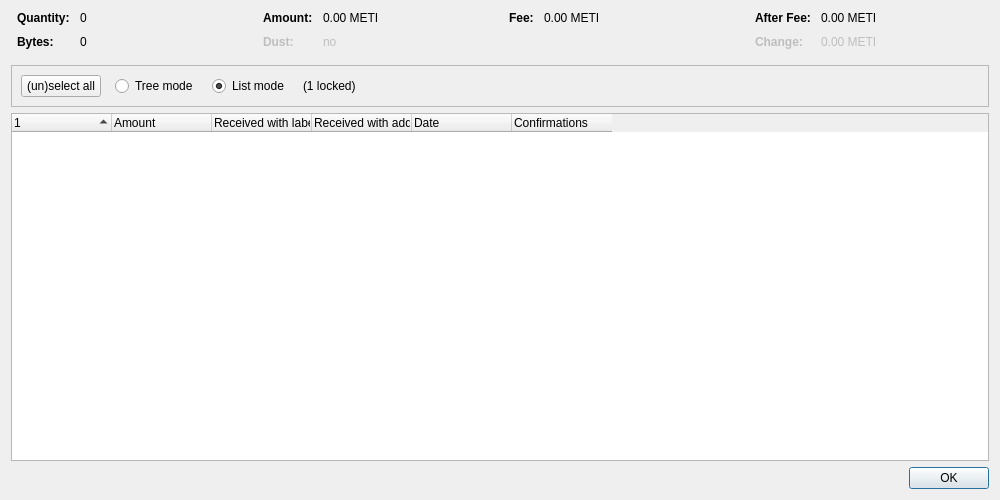
<?xml version="1.0" encoding="UTF-8"?>
<ui version="4.0">
 <class>CoinControlDialog</class>
 <widget class="QDialog" name="CoinControlDialog">
  <property name="geometry">
   <rect>
    <x>0</x>
    <y>0</y>
    <width>1000</width>
    <height>500</height>
   </rect>
  </property>
  <property name="windowTitle">
   <string>Coin Selection</string>
  </property>
  <layout class="QVBoxLayout" name="verticalLayout">
   <item>
    <layout class="QHBoxLayout" name="horizontalLayoutTop" stretch="0,0,0,0">
     <property name="topMargin">
      <number>0</number>
     </property>
     <property name="bottomMargin">
      <number>10</number>
     </property>
     <item>
      <layout class="QFormLayout" name="formLayoutCoinControl1">
       <property name="horizontalSpacing">
        <number>10</number>
       </property>
       <property name="verticalSpacing">
        <number>10</number>
       </property>
       <property name="leftMargin">
        <number>6</number>
       </property>
       <property name="rightMargin">
        <number>6</number>
       </property>
       <item row="0" column="0">
        <widget class="QLabel" name="labelCoinControlQuantityText">
         <property name="font">
          <font>
           <weight>75</weight>
           <bold>true</bold>
          </font>
         </property>
         <property name="text">
          <string>Quantity:</string>
         </property>
        </widget>
       </item>
       <item row="0" column="1">
        <widget class="QLabel" name="labelCoinControlQuantity">
         <property name="cursor">
          <cursorShape>IBeamCursor</cursorShape>
         </property>
         <property name="contextMenuPolicy">
          <enum>Qt::ActionsContextMenu</enum>
         </property>
         <property name="text">
          <string notr="true">0</string>
         </property>
         <property name="textInteractionFlags">
          <set>Qt::LinksAccessibleByMouse|Qt::TextSelectableByKeyboard|Qt::TextSelectableByMouse</set>
         </property>
        </widget>
       </item>
       <item row="1" column="0">
        <widget class="QLabel" name="labelCoinControlBytesText">
         <property name="font">
          <font>
           <weight>75</weight>
           <bold>true</bold>
          </font>
         </property>
         <property name="text">
          <string>Bytes:</string>
         </property>
        </widget>
       </item>
       <item row="1" column="1">
        <widget class="QLabel" name="labelCoinControlBytes">
         <property name="cursor">
          <cursorShape>IBeamCursor</cursorShape>
         </property>
         <property name="contextMenuPolicy">
          <enum>Qt::ActionsContextMenu</enum>
         </property>
         <property name="text">
          <string notr="true">0</string>
         </property>
         <property name="textInteractionFlags">
          <set>Qt::LinksAccessibleByMouse|Qt::TextSelectableByKeyboard|Qt::TextSelectableByMouse</set>
         </property>
        </widget>
       </item>
      </layout>
     </item>
     <item>
      <layout class="QFormLayout" name="formLayoutCoinControl2">
       <property name="horizontalSpacing">
        <number>10</number>
       </property>
       <property name="verticalSpacing">
        <number>10</number>
       </property>
       <property name="leftMargin">
        <number>6</number>
       </property>
       <property name="rightMargin">
        <number>6</number>
       </property>
       <item row="0" column="0">
        <widget class="QLabel" name="labelCoinControlAmountText">
         <property name="font">
          <font>
           <weight>75</weight>
           <bold>true</bold>
          </font>
         </property>
         <property name="text">
          <string>Amount:</string>
         </property>
        </widget>
       </item>
       <item row="0" column="1">
        <widget class="QLabel" name="labelCoinControlAmount">
         <property name="cursor">
          <cursorShape>IBeamCursor</cursorShape>
         </property>
         <property name="contextMenuPolicy">
          <enum>Qt::ActionsContextMenu</enum>
         </property>
         <property name="text">
          <string notr="true">0.00 METI</string>
         </property>
         <property name="textInteractionFlags">
          <set>Qt::LinksAccessibleByMouse|Qt::TextSelectableByKeyboard|Qt::TextSelectableByMouse</set>
         </property>
        </widget>
       </item>
       <item row="1" column="0">
        <widget class="QLabel" name="labelCoinControlLowOutputText">
         <property name="enabled">
          <bool>false</bool>
         </property>
         <property name="font">
          <font>
           <weight>75</weight>
           <bold>true</bold>
          </font>
         </property>
         <property name="text">
          <string>Dust:</string>
         </property>
        </widget>
       </item>
       <item row="1" column="1">
        <widget class="QLabel" name="labelCoinControlLowOutput">
         <property name="enabled">
          <bool>false</bool>
         </property>
         <property name="cursor">
          <cursorShape>IBeamCursor</cursorShape>
         </property>
         <property name="contextMenuPolicy">
          <enum>Qt::ActionsContextMenu</enum>
         </property>
         <property name="text">
          <string notr="true">no</string>
         </property>
         <property name="textInteractionFlags">
          <set>Qt::LinksAccessibleByMouse|Qt::TextSelectableByKeyboard|Qt::TextSelectableByMouse</set>
         </property>
        </widget>
       </item>
      </layout>
     </item>
     <item>
      <layout class="QFormLayout" name="formLayoutCoinControl3">
       <property name="horizontalSpacing">
        <number>10</number>
       </property>
       <property name="verticalSpacing">
        <number>10</number>
       </property>
       <property name="leftMargin">
        <number>6</number>
       </property>
       <property name="rightMargin">
        <number>6</number>
       </property>
       <item row="0" column="0">
        <widget class="QLabel" name="labelCoinControlFeeText">
         <property name="font">
          <font>
           <weight>75</weight>
           <bold>true</bold>
          </font>
         </property>
         <property name="text">
          <string>Fee:</string>
         </property>
        </widget>
       </item>
       <item row="0" column="1">
        <widget class="QLabel" name="labelCoinControlFee">
         <property name="cursor">
          <cursorShape>IBeamCursor</cursorShape>
         </property>
         <property name="contextMenuPolicy">
          <enum>Qt::ActionsContextMenu</enum>
         </property>
         <property name="text">
          <string notr="true">0.00 METI</string>
         </property>
         <property name="textInteractionFlags">
          <set>Qt::LinksAccessibleByMouse|Qt::TextSelectableByKeyboard|Qt::TextSelectableByMouse</set>
         </property>
        </widget>
       </item>
      </layout>
     </item>
     <item>
      <layout class="QFormLayout" name="formLayoutCoinControl4">
       <property name="horizontalSpacing">
        <number>10</number>
       </property>
       <property name="verticalSpacing">
        <number>10</number>
       </property>
       <property name="leftMargin">
        <number>6</number>
       </property>
       <property name="rightMargin">
        <number>6</number>
       </property>
       <item row="0" column="0">
        <widget class="QLabel" name="labelCoinControlAfterFeeText">
         <property name="font">
          <font>
           <weight>75</weight>
           <bold>true</bold>
          </font>
         </property>
         <property name="text">
          <string>After Fee:</string>
         </property>
        </widget>
       </item>
       <item row="0" column="1">
        <widget class="QLabel" name="labelCoinControlAfterFee">
         <property name="cursor">
          <cursorShape>IBeamCursor</cursorShape>
         </property>
         <property name="contextMenuPolicy">
          <enum>Qt::ActionsContextMenu</enum>
         </property>
         <property name="text">
          <string notr="true">0.00 METI</string>
         </property>
         <property name="textInteractionFlags">
          <set>Qt::LinksAccessibleByMouse|Qt::TextSelectableByKeyboard|Qt::TextSelectableByMouse</set>
         </property>
        </widget>
       </item>
       <item row="1" column="0">
        <widget class="QLabel" name="labelCoinControlChangeText">
         <property name="enabled">
          <bool>false</bool>
         </property>
         <property name="font">
          <font>
           <weight>75</weight>
           <bold>true</bold>
          </font>
         </property>
         <property name="text">
          <string>Change:</string>
         </property>
        </widget>
       </item>
       <item row="1" column="1">
        <widget class="QLabel" name="labelCoinControlChange">
         <property name="enabled">
          <bool>false</bool>
         </property>
         <property name="cursor">
          <cursorShape>IBeamCursor</cursorShape>
         </property>
         <property name="contextMenuPolicy">
          <enum>Qt::ActionsContextMenu</enum>
         </property>
         <property name="text">
          <string notr="true">0.00 METI</string>
         </property>
         <property name="textInteractionFlags">
          <set>Qt::LinksAccessibleByMouse|Qt::TextSelectableByKeyboard|Qt::TextSelectableByMouse</set>
         </property>
        </widget>
       </item>
      </layout>
     </item>
    </layout>
   </item>
   <item>
    <widget class="QFrame" name="frame">
     <property name="minimumSize">
      <size>
       <width>0</width>
       <height>40</height>
      </size>
     </property>
     <property name="frameShape">
      <enum>QFrame::StyledPanel</enum>
     </property>
     <property name="frameShadow">
      <enum>QFrame::Sunken</enum>
     </property>
     <layout class="QHBoxLayout" name="horizontalLayout">
      <item>
       <layout class="QHBoxLayout" name="horizontalLayoutPanel" stretch="0,0,0,0,0">
        <property name="spacing">
         <number>14</number>
        </property>
        <item>
         <widget class="QPushButton" name="pushButtonSelectAll">
          <property name="sizePolicy">
           <sizepolicy hsizetype="Maximum" vsizetype="Fixed">
            <horstretch>0</horstretch>
            <verstretch>0</verstretch>
           </sizepolicy>
          </property>
          <property name="text">
           <string>(un)select all</string>
          </property>
          <property name="autoDefault">
           <bool>false</bool>
          </property>
         </widget>
        </item>
        <item>
         <widget class="QRadioButton" name="radioTreeMode">
          <property name="sizePolicy">
           <sizepolicy hsizetype="Maximum" vsizetype="Fixed">
            <horstretch>0</horstretch>
            <verstretch>0</verstretch>
           </sizepolicy>
          </property>
          <property name="text">
           <string>Tree mode</string>
          </property>
         </widget>
        </item>
        <item>
         <widget class="QRadioButton" name="radioListMode">
          <property name="sizePolicy">
           <sizepolicy hsizetype="Maximum" vsizetype="Fixed">
            <horstretch>0</horstretch>
            <verstretch>0</verstretch>
           </sizepolicy>
          </property>
          <property name="text">
           <string>List mode</string>
          </property>
          <property name="checked">
           <bool>true</bool>
          </property>
         </widget>
        </item>
        <item>
         <widget class="QLabel" name="labelLocked">
          <property name="text">
           <string notr="true">(1 locked)</string>
          </property>
         </widget>
        </item>
        <item>
         <spacer name="horizontalSpacer">
          <property name="orientation">
           <enum>Qt::Horizontal</enum>
          </property>
          <property name="sizeHint" stdset="0">
           <size>
            <width>40</width>
            <height>20</height>
           </size>
          </property>
         </spacer>
        </item>
       </layout>
      </item>
     </layout>
    </widget>
   </item>
   <item>
    <widget class="CoinControlTreeWidget" name="treeWidget">
     <property name="contextMenuPolicy">
      <enum>Qt::CustomContextMenu</enum>
     </property>
     <property name="sortingEnabled">
      <bool>false</bool>
     </property>
     <property name="columnCount">
      <number>6</number>
     </property>
     <attribute name="headerShowSortIndicator" stdset="0">
      <bool>true</bool>
     </attribute>
     <attribute name="headerStretchLastSection">
      <bool>false</bool>
     </attribute>
     <column>
      <property name="text">
       <string/>
      </property>
     </column>
     <column>
      <property name="text">
       <string>Amount</string>
      </property>
     </column>
     <column>
      <property name="text">
       <string>Received with label</string>
      </property>
     </column>
     <column>
      <property name="text">
       <string>Received with address</string>
      </property>
     </column>
     <column>
      <property name="text">
       <string>Date</string>
      </property>
     </column>
     <column>
      <property name="text">
       <string>Confirmations</string>
      </property>
      <property name="toolTip">
       <string>Confirmed</string>
      </property>
     </column>
     <column>
      <property name="text">
       <string/>
      </property>
     </column>
     <column>
      <property name="text">
       <string/>
      </property>
     </column>
     <column>
      <property name="text">
       <string/>
      </property>
     </column>
     <column>
      <property name="text">
       <string/>
      </property>
     </column>
    </widget>
   </item>
   <item>
    <widget class="QDialogButtonBox" name="buttonBox">
     <property name="orientation">
      <enum>Qt::Horizontal</enum>
     </property>
     <property name="standardButtons">
      <set>QDialogButtonBox::Ok</set>
     </property>
    </widget>
   </item>
  </layout>
 </widget>
 <customwidgets>
  <customwidget>
   <class>CoinControlTreeWidget</class>
   <extends>QTreeWidget</extends>
   <header>qt/coincontroltreewidget.h</header>
  </customwidget>
 </customwidgets>
 <resources/>
 <connections/>
</ui>
